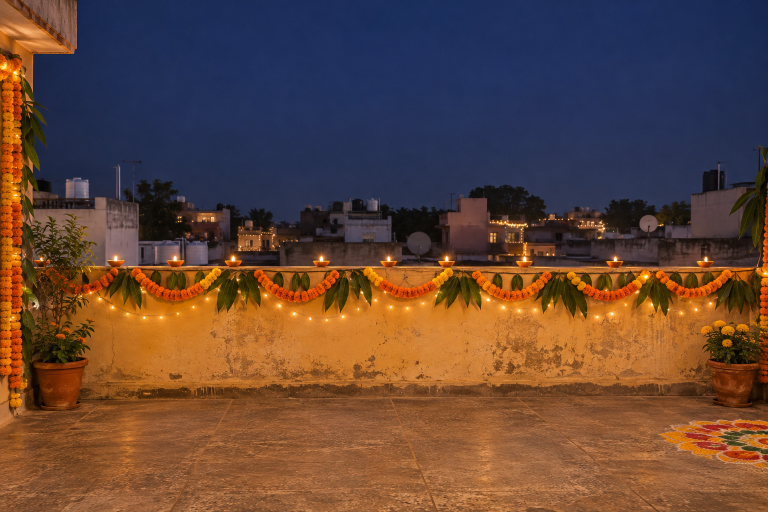
#> input picture resources/source/terrace-original.png, 1536 x 1024 px, found by its file name (shown at 1/2 size)
$ python extend-sky.py
#> lines starting #> are read from the running program, lines starting #| are printed output that depends on the picture
"""Rebuild resources/images/rooftop-sky.webp from the original rooftop photograph.

The photo is extended upward by 1024px using its own sky: each column continues
the colour of the photo's top rows, eases toward a deep zenith navy, and carries
the same fine grain as the photographed sky, so no seam or CSS gradient is visible
when the camera tilts up.  Requires Pillow and NumPy:  python3 scripts/extend-sky.py
"""
from PIL import Image, ImageFilter
import numpy as np

SRC = 'resources/source/terrace-original.png'
OUT = 'resources/images/rooftop-sky.webp'
EXT = 1024                      # rows of sky added above the photo
ZENITH = np.array([9, 16, 40.])  # #091028, also the page background colour

photo = np.asarray(Image.open(SRC).convert('RGB')).astype(float)
height, width, _ = photo.shape
#> height = 1024; width = 1536
top_rows = photo[0:24].mean(axis=0)
#> top_rows = 1536 rows, first 8: [145.7, 92.96, 57.62], [147.5, 92.83, 58.08], [148.5, 93.79, 59.29], [148.1, 93.42, 59], [148.7, 94.25, 59.92], [148, 93.21, 58.92], [149.2, 94.17, 59.38], [149, 93.67, 58.96]
sky_columns = top_rows[:, 2] > top_rows[:, 0] * 2.2          # blue-dominant = open sky
first_sky = int(np.argmax(sky_columns))
#> first_sky = 154
profile = top_rows.copy()
#> profile has the same summary as top_rows
profile[~sky_columns] = top_rows[first_sky + 8]
kernel = np.ones(61) / 61
profile = np.stack([np.convolve(np.pad(profile[:, c], 30, mode='edge'), kernel, mode='valid') for c in range(3)], 1)
#> profile = 1536 rows, first 8: [22.88, 38.54, 77.75], [22.88, 38.54, 77.75], [22.88, 38.54, 77.75], [22.88, 38.54, 77.75], [22.88, 38.54, 77.75], [22.88, 38.54, 77.75], [22.88, 38.54, 77.75], [22.88, 38.54, 77.75]

extension = np.zeros((EXT, width, 3))
for row in range(EXT):
    d = (EXT - row) / EXT
    t = d * d * (3 - 2 * d)
    extension[row] = profile * (1 - t) + ZENITH * t
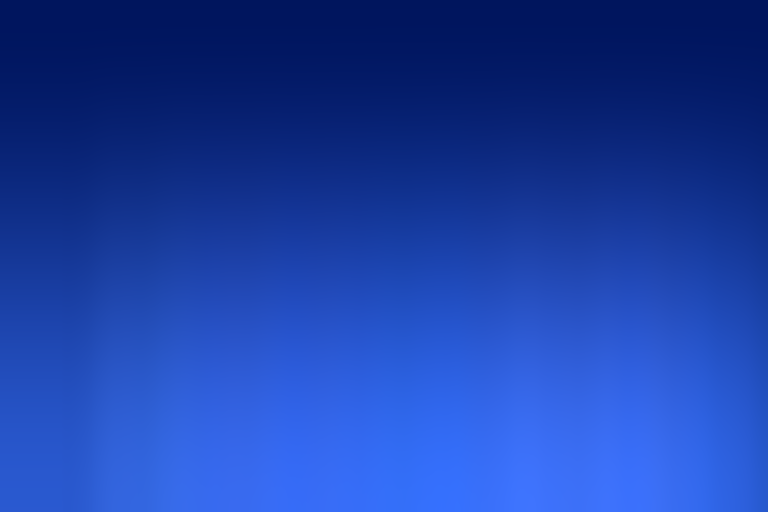
#> extension: shape (1024, 1536, 3) float64 (shown at 1/2 size); mean of channels 0, 1, 2 17.9, 30, 63.8; drawn with min black and max white

rng = np.random.default_rng(7)
grain = rng.normal(0, 1, (EXT, width, 3)) * np.array([1.7, 1.6, 3.0])
grain_img = Image.fromarray(np.clip(grain * 20 + 128, 0, 255).astype('uint8')).filter(ImageFilter.GaussianBlur(.6))
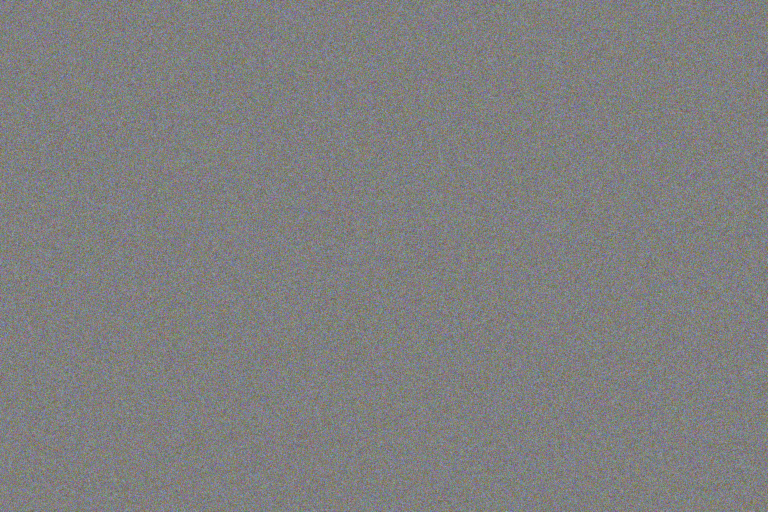
#> grain_img: PIL image 1536x1024 RGB (shown at 1/2 size); mean R, G, B 127.5, 127.5, 127.5
grain = (np.asarray(grain_img).astype(float) - 128) / 20
extension += grain

full = np.concatenate([extension, photo], 0)
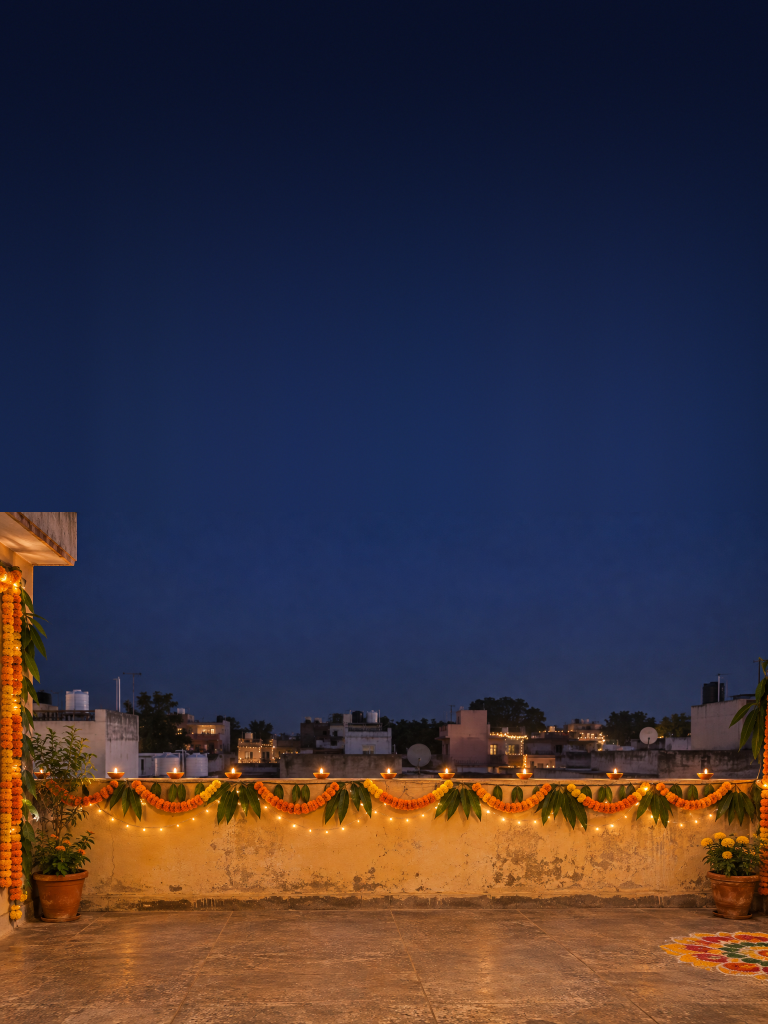
#> full: shape (2048, 1536, 3) float64 (shown at 1/2 size); mean of channels 0, 1, 2 58.6, 49.9, 60.1; drawn as R, G, B
BLEND = 36
for j in range(BLEND):
    a = j / BLEND
    y = EXT + j
    mixed = full[y] * a + (profile + grain[EXT - 1 - j]) * (1 - a)
    full[y, sky_columns] = mixed[sky_columns]

Image.fromarray(np.clip(full, 0, 255).astype('uint8')).save(OUT, quality=84, method=6)
print('wrote', OUT, full.shape[1], 'x', full.shape[0])
#| wrote resources/images/rooftop-sky.webp 1536 x 2048
